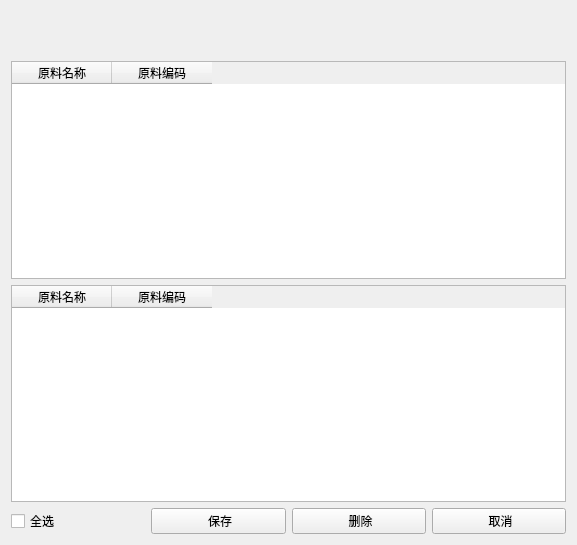
<?xml version="1.0" encoding="UTF-8"?>
<ui version="4.0">
 <class>addadjmaterial</class>
 <widget class="QWidget" name="addadjmaterial">
  <property name="geometry">
   <rect>
    <x>0</x>
    <y>0</y>
    <width>577</width>
    <height>545</height>
   </rect>
  </property>
  <property name="windowTitle">
   <string>Form</string>
  </property>
  <property name="styleSheet">
   <string notr="true"/>
  </property>
  <layout class="QVBoxLayout" name="verticalLayout">
   <item>
    <spacer name="horizontalSpacer">
     <property name="orientation">
      <enum>Qt::Horizontal</enum>
     </property>
     <property name="sizeHint" stdset="0">
      <size>
       <width>40</width>
       <height>25</height>
      </size>
     </property>
    </spacer>
   </item>
   <item>
    <spacer name="horizontalSpacer_2">
     <property name="orientation">
      <enum>Qt::Horizontal</enum>
     </property>
     <property name="sizeHint" stdset="0">
      <size>
       <width>40</width>
       <height>25</height>
      </size>
     </property>
    </spacer>
   </item>
   <item>
    <widget class="QTableWidget" name="tableWidgetData">
     <column>
      <property name="text">
       <string>原料名称</string>
      </property>
     </column>
     <column>
      <property name="text">
       <string>原料编码</string>
      </property>
     </column>
    </widget>
   </item>
   <item>
    <widget class="QTableWidget" name="tableWidgetEditData">
     <column>
      <property name="text">
       <string>原料名称</string>
      </property>
     </column>
     <column>
      <property name="text">
       <string>原料编码</string>
      </property>
     </column>
    </widget>
   </item>
   <item>
    <layout class="QHBoxLayout" name="horizontalLayout_2">
     <item>
      <widget class="QCheckBox" name="checkBoxAllSelect">
       <property name="text">
        <string>全选</string>
       </property>
       <property name="icon">
        <iconset resource="../../../res.qrc">
         <normaloff>:/image/image/全选.png</normaloff>:/image/image/全选.png</iconset>
       </property>
      </widget>
     </item>
     <item>
      <widget class="QPushButton" name="pushButtonSave">
       <property name="styleSheet">
        <string notr="true"/>
       </property>
       <property name="text">
        <string> 保存</string>
       </property>
       <property name="icon">
        <iconset resource="../../../res.qrc">
         <normaloff>:/image/image/save.png</normaloff>:/image/image/save.png</iconset>
       </property>
      </widget>
     </item>
     <item>
      <widget class="QPushButton" name="pushButtonDel">
       <property name="text">
        <string> 删除</string>
       </property>
       <property name="icon">
        <iconset resource="../../../res.qrc">
         <normaloff>:/image/image/删 除.png</normaloff>:/image/image/删 除.png</iconset>
       </property>
      </widget>
     </item>
     <item>
      <widget class="QPushButton" name="pushButtonCancel">
       <property name="text">
        <string> 取消</string>
       </property>
       <property name="icon">
        <iconset resource="../../../res.qrc">
         <normaloff>:/image/image/删 除.png</normaloff>:/image/image/删 除.png</iconset>
       </property>
      </widget>
     </item>
    </layout>
   </item>
  </layout>
 </widget>
 <resources>
  <include location="../../../res.qrc"/>
 </resources>
 <connections/>
</ui>
